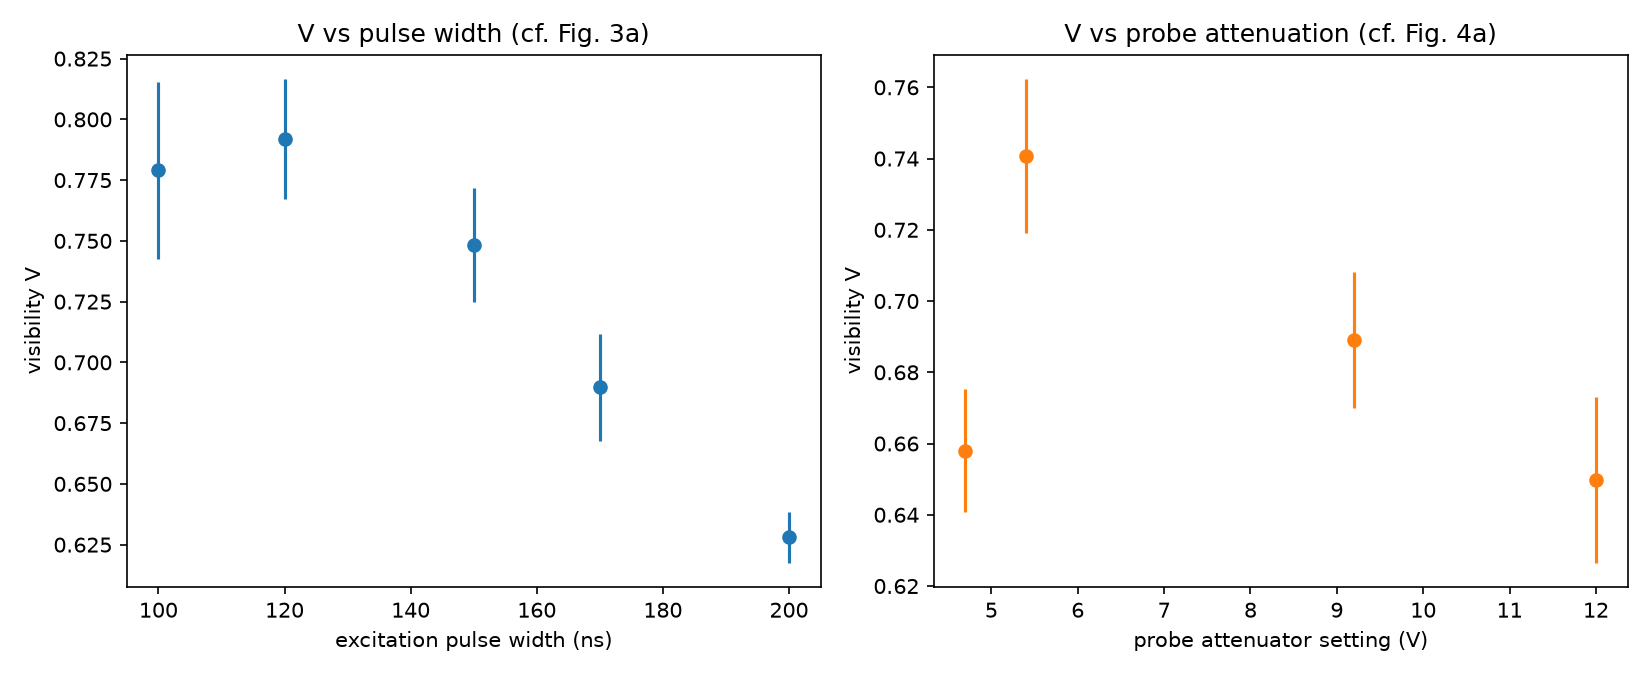

Write Python code to recreate this figure.
"""
Interference-fringe visibility analysis for

    B. Yang et al., "Dipole Moment of a Superatom", PRL 133, 213601 (2024),
    Figs. 3(a) and 4(a).

For each phase-scan data file, the photoelectric detection probability P(phi)
is fit to a sinusoid A*sin(phi + C) + B; the fringe visibility is V = A/B
(cf. Eq. 3a, V = 2*f*beta0/(1+f^2)) and its offset C is the measured phase
shift. Repeating the fit for data taken at different excitation pulse widths
Tp (which sets the single-excitation probability |beta1|^2 via the many-body
Rabi oscillation) reproduces Fig. 3(a); repeating it for data taken at
different probe-attenuator (VCA) settings, which sets the emission/probe
amplitude ratio f, reproduces Fig. 4(a).

Data: phase-scan CSVs (columns phase, A1, A3, total, eff, ...) recorded on
2023-11-01, copied from the lab's "Many Body Rabi" data folder into ./data.
"""
from pathlib import Path

import matplotlib

matplotlib.use("Agg")
import matplotlib.pyplot as plt
import numpy as np
import pandas as pd
from scipy.optimize import curve_fit

DATA_DIR = Path(__file__).parent / "data"


def fringe(phi, A, B, C):
    """Sinusoidal model for the phase-dependent detection probability."""
    return A * np.sin(phi + C) + B


def fit_visibility(csv_path, bounds=((0, 0, -np.pi), (0.1, 0.1, np.pi))):
    """Fit fringe() to one phase-scan CSV; return (V, sigma_V, phase_deg, sigma_phase_deg, popt)."""
    df = pd.read_csv(csv_path)
    phase = df["phase"] * np.pi / 180
    eff = df["eff"]
    eff_err = (np.sqrt(df["A3"]) + np.sqrt(df["A1"])) / df["total"]

    popt, pcov = curve_fit(fringe, phase, eff, bounds=bounds, sigma=eff_err)
    A, B, C = popt
    sigma_A, sigma_B, sigma_C = np.sqrt(np.diag(pcov))
    vis = A / B
    sigma_vis = vis * np.sqrt((sigma_A / A) ** 2 + (sigma_B / B) ** 2)
    return vis, sigma_vis, C * 180 / np.pi, sigma_C * 180 / np.pi, popt, (phase, eff, eff_err)


def f_ratio_from_counts(atom_A3, atom_A1, probe_A3, probe_A1):
    """Emission/probe amplitude ratio f = sqrt(atom photons / probe photons),
    from separate atom-alone and probe-alone photon-count calibration runs
    on two detectors (A1, A3), with Poisson counting errors, as used to
    build Fig. 4(a)."""
    atom_A3, atom_A1 = np.asarray(atom_A3, dtype=float), np.asarray(atom_A1, dtype=float)
    probe_A3, probe_A1 = np.asarray(probe_A3, dtype=float), np.asarray(probe_A1, dtype=float)
    f = np.sqrt((atom_A3 + atom_A1) / (probe_A3 + probe_A1))
    sigma_f = 0.5 * f * np.sqrt(
        1 / (atom_A3 + atom_A1) ** 2 * (np.sqrt(atom_A3) + np.sqrt(atom_A1))
        + 1 / (probe_A3 + probe_A1) ** 2 * (np.sqrt(probe_A3) + np.sqrt(probe_A1))
    )
    return f, sigma_f


def main():
    # --- Fig. 3(a)-style: visibility vs excitation pulse width Tp ---------
    pw_files = {100: "pw100.csv", 120: "pw120.csv", 150: "pw150.csv",
                170: "pw170.csv", 200: "pw200.csv"}
    pw_vals, vis_vs_pw, sigma_vis_vs_pw = [], [], []
    for pw, fname in pw_files.items():
        vis, sigma_vis, *_ = fit_visibility(DATA_DIR / fname)
        pw_vals.append(pw)
        vis_vs_pw.append(vis)
        sigma_vis_vs_pw.append(sigma_vis)

    # --- Fig. 4(a)-style: visibility vs probe-attenuator (VCA) setting ----
    # VCA controls the probe intensity and hence the amplitude ratio f; we
    # don't have the separate atom-alone/probe-alone calibration counts for
    # these particular files (that calibration, f_ratio_from_counts() above,
    # was recorded on a different day in the notebook), so the x axis here
    # is the attenuator setting itself rather than a calibrated f.
    vca_files = {4.7: "vca4.7.csv", 5.4: "vca5.4.csv",
                 9.2: "vca9.2.csv", 12.0: "vca12.0.csv"}
    vca_vals, vis_vs_vca, sigma_vis_vs_vca = [], [], []
    for vca, fname in sorted(vca_files.items()):
        vis, sigma_vis, *_ = fit_visibility(DATA_DIR / fname, bounds=((0, 0, -0.5 * np.pi), (0.1, 0.1, 1.5 * np.pi)))
        vca_vals.append(vca)
        vis_vs_vca.append(vis)
        sigma_vis_vs_vca.append(sigma_vis)

    fig, axes = plt.subplots(1, 2, figsize=(11, 4.5))
    axes[0].errorbar(pw_vals, vis_vs_pw, yerr=sigma_vis_vs_pw, fmt="o")
    axes[0].set_xlabel("excitation pulse width (ns)")
    axes[0].set_ylabel("visibility V")
    axes[0].set_title("V vs pulse width (cf. Fig. 3a)")

    axes[1].errorbar(vca_vals, vis_vs_vca, yerr=sigma_vis_vs_vca, fmt="o", color="tab:orange")
    axes[1].set_xlabel("probe attenuator setting (V)")
    axes[1].set_ylabel("visibility V")
    axes[1].set_title("V vs probe attenuation (cf. Fig. 4a)")

    fig.tight_layout()
    fig.savefig(Path(__file__).with_suffix(".png"), dpi=150)

    # Illustrative use of f_ratio_from_counts(), with the example atom/probe
    # calibration counts recorded in the original notebook (2023-10-04 VCA
    # scan) -- kept to preserve the f-ratio error-propagation formula.
    atom_A3 = np.array([187, 158, 189, 122, 130, 94, 154, 272])
    atom_A1 = np.array([178, 168, 162, 146, 135, 124, 219, 235])
    probe_A3 = np.array([14, 50, 80, 120, 161, 450, 410, 56])
    probe_A1 = np.array([12, 48, 67, 119, 175, 460, 408, 51])
    f, sigma_f = f_ratio_from_counts(atom_A3, atom_A1, probe_A3, probe_A1)
    print("Example f = emission/probe amplitude ratio (2023-10-04 calibration):")
    print("f =", np.round(f, 3))
    print("sigma_f =", np.round(sigma_f, 3))


if __name__ == "__main__":
    main()
